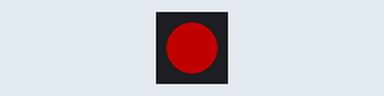
Bench run of a sketch on a simulated ATtiny85, built with avr-gcc and run on an emulated ATtiny85. On the bench: 1 RGB LEDs in strip order, left to right. Dim RGB values are drawn brighter than linear.

Above: at 0.5 s.
At 2.0 s:
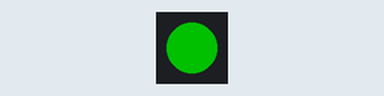
At 4.5 s:
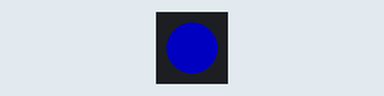
At 6.6 s:
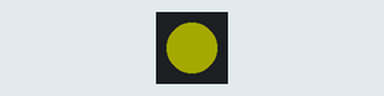
Timing chart, 0 to 7.6 s (numbered marks = the images above):
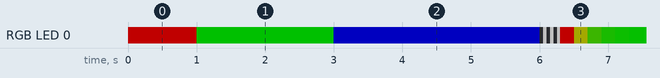

Measured:
- by itself, everything shown: repeats every 11.6 s, in 36 steps

The sketch:

test_pixel.ino
```cpp
#include <Adafruit_NeoPixel.h>
#ifdef __AVR_ATtiny85__ // Trinket, Gemma, etc.
 #include <avr/power.h>
#endif

#define PIN 0

Adafruit_NeoPixel pixels = Adafruit_NeoPixel(1, PIN);

void setup() {
#ifdef __AVR_ATtiny85__ // Trinket, Gemma, etc.
  if(F_CPU == 16000000) clock_prescale_set(clock_div_1);
#endif
  pixels.begin();
  pixels.setBrightness(85); // 1/3 brightness
}

void flash() {

  for (int i=0; i<3; i++) {
    pixels.setPixelColor(0, 0);
    pixels.show();
    delay(50);
    pixels.setPixelColor(0, 0xffffff);
    pixels.show();
    delay(50);
  }
}

void loop() {
  pixels.setPixelColor(0, 0xff0000);
  pixels.show();
  delay(1000);
  pixels.setPixelColor(0, 0x00ff00);
  pixels.show();
  delay(2000);
  pixels.setPixelColor(0, 0x0000ff);
  pixels.show();
  delay(3000);

  flash();

  uint32_t color = 0xff0000;

  for (int i=0; i<=24; i++) {
    pixels.setPixelColor(0, color);
    pixels.show();
    delay(200);
    color >>= 1;
  }

  flash();
}
```
